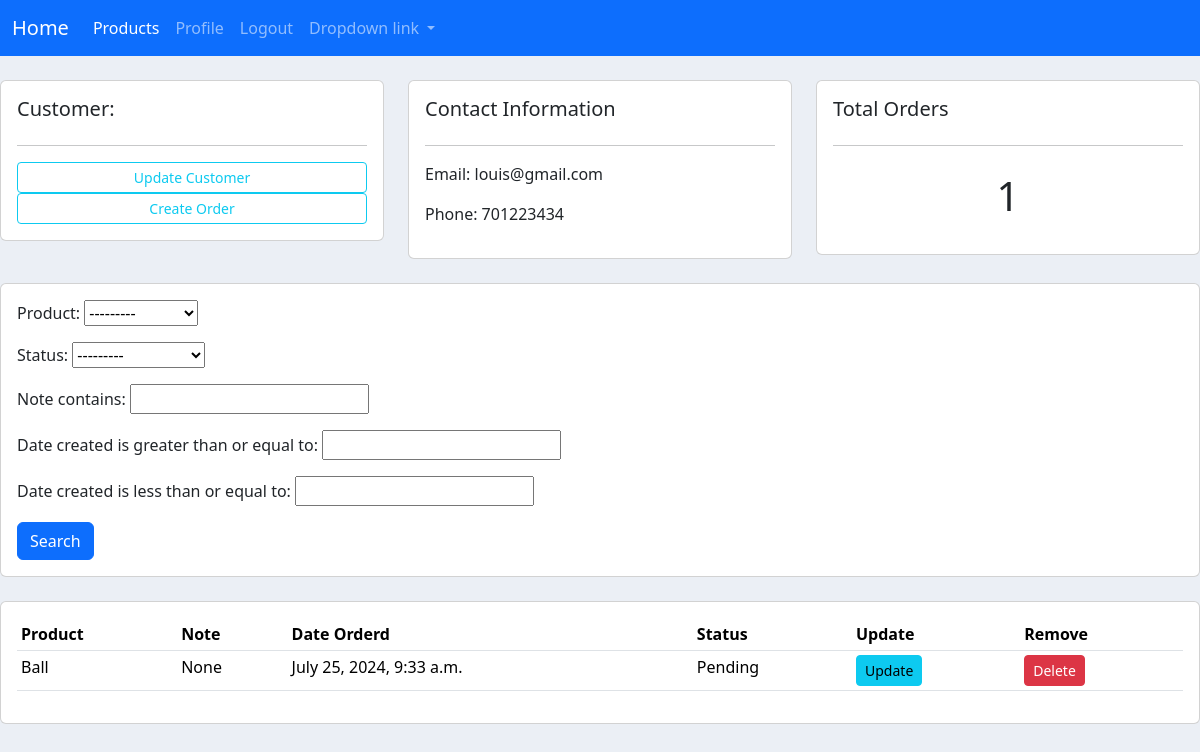
The app's page /customer/1/ with its own data.
### django1/models.py (models this page shows, shortened)
class Customer(models.Model):
    name = models.CharField(max_length=200,null=True)
    phone = models.CharField(max_length=200, null=True)
    email = models.EmailField(max_length=200,null=True)
    date_created = models.DateTimeField(auto_now_add=True,null=True)

class Order(models.Model):
    STATUS=(
        ('Pending','Pending'),
        ('Out of delivery','Out of delivery'),
        ('Delivered','Delivered')
    )
    customer = models.ForeignKey(Customer,null=True,on_delete=models.SET_NULL)
    product = models.ForeignKey(Product,null=True,on_delete=models.SET_NULL)
    date_created = models.DateTimeField(auto_now_add=True, null=True)
    status = models.CharField(max_length=200, null=True,choices=STATUS)
    note = models.CharField(max_length=200, null=True)

class Product(models.Model):
    CATEGORY = (
        ('Indoor','Indoor'),
        ('Out Door','Out Door')
    )
    tags = models.ManyToManyField(Tag)
    name = models.CharField(max_length=200, null=True)
    price = models.FloatField(null=True)
    category = models.CharField(max_length=200, null=True,choices=CATEGORY)
    description = models.CharField(max_length=200, null=True,blank=True)
    date_created = models.DateTimeField(auto_now_add=True, null=True)
    def __str__(self):
        return self.name

### django1/views.py (the view)
# urls.py: path('customer/<str:pk>/', views.customer, name='customer'),
def customer(request,pk):
    customer = Customer.objects.get(id=pk)
    orders = customer.order_set.all()
    myFilter = OrderFilter(request.GET, queryset=orders)
    orders = myFilter.qs
    order_count = orders.count()
    context = {'customer':customer,'orders':orders,'order_count':order_count,'myFilter':myFilter}
    return render(request, 'customer.html',context)

### templates/customer.html (shortened to what this page needs)
<!DOCTYPE html>
<html lang="en">
<head>
</head>
<body>
{% extends 'base.html' %}
{% block main %}
	<br>
<div class="row">
	<div class="col-md">
		<div class="card card-body">
			<h5>Customer:</h5>
			<hr>
			<a class="btn btn-outline-info  btn-sm btn-block" href="">Update Customer</a>
			<a class="btn btn-outline-info  btn-sm btn-block" href="{% url 'create_order' customer.id%}">Create Order</a>
		</div>
	</div>
	<div class="col-md">
		<div class="card card-body">
			<h5>Contact Information</h5>
			<hr>
			<p>Email: {{customer.email}}</p>
			<p>Phone: {{customer.phone}}</p>
		</div>
	</div>
	<div class="col-md">
		<div class="card card-body">
			<h5>Total Orders</h5>
			<hr>
			<h1 style="text-align: center;padding: 10px">{{order_count}}</h1>
		</div>
	</div>
</div>
<br>
<div class="row">
	<div class="col">
		<div class="card card-body">
			<form method="get">
				{{myFilter.form.as_p}}
		    <button class="btn btn-primary" type="submit">Search</button>
		  </form>
		</div>
	</div>
</div>
<br>
<div class="row">
	<div class="col-md">
		<div class="card card-body">
			<table class="table table-sm">
				<tr>
					<th>Product</th>
					<th>Note</th>
					<th>Date Orderd</th>
					<th>Status</th>
					<th>Update</th>
					<th>Remove</th>
				</tr>
				{% for order in orders %}
				<tr>
					<td>{{order.product}}</td>
					<td>{{order.note}}</td>
					<td>{{order.date_created}}</td>
					<td>{{order.status}}</td>
					<td><a class="btn btn-sm btn-info" href="{% url 'update_order' order.id %}">Update</a></td>
					<td><a class="btn btn-sm btn-danger" href="{% url 'delete_order' order.id %}">Delete</a></td>
				</tr>
				{% endfor %}
			</table>
		</div>
	</div>
</div>
{% endblock %}

### static/style.css (style rules this page uses)
body { background-color: #ebeff5; }

### records on screen
Customer: email "louis@gmail.com", phone "701223434"
Order: product "Ball", note "None", date_created "July 25, 2024, 9:33 a.m.", status "Pending"

### other values on screen
{{ order_count }} "1"
